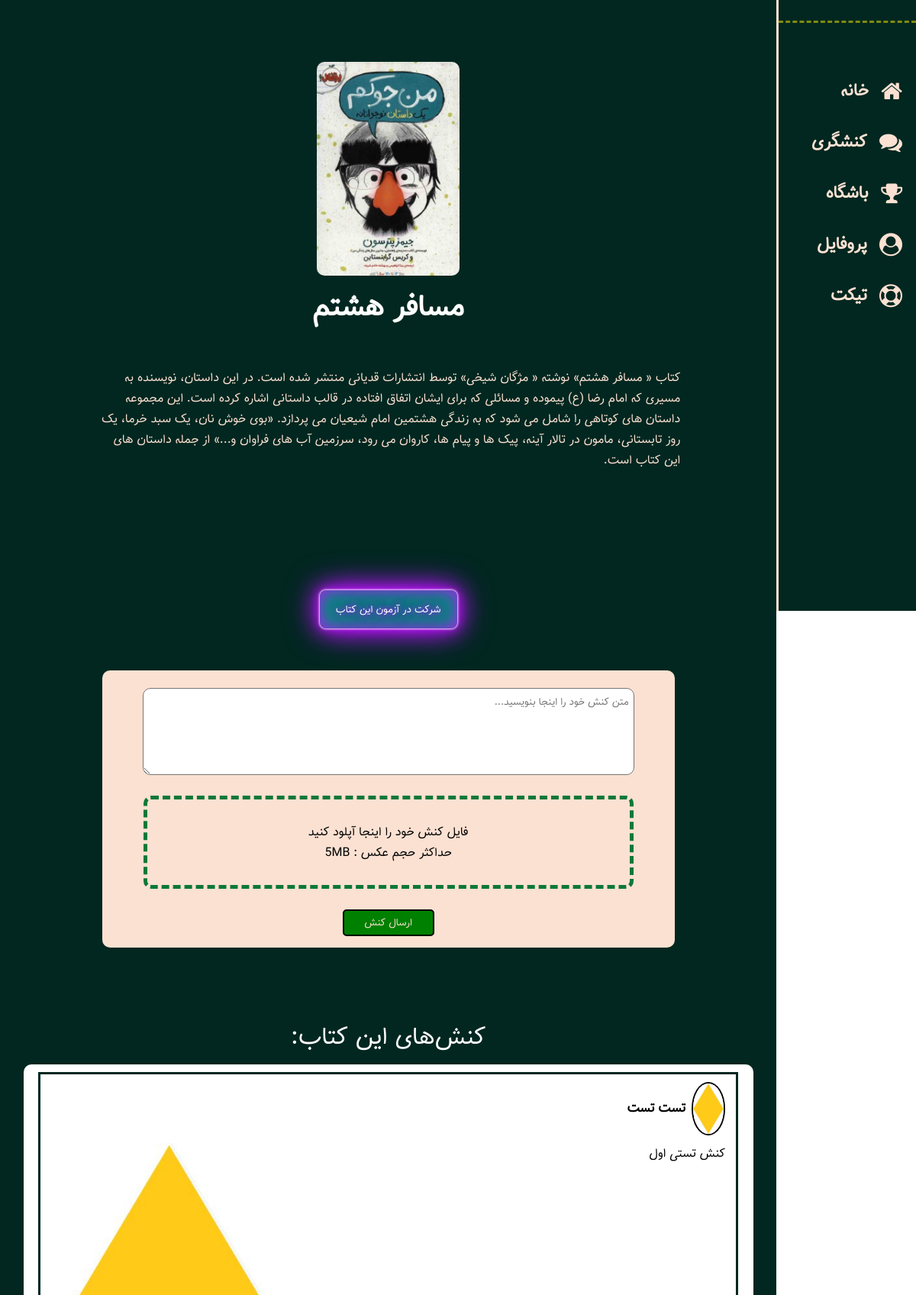
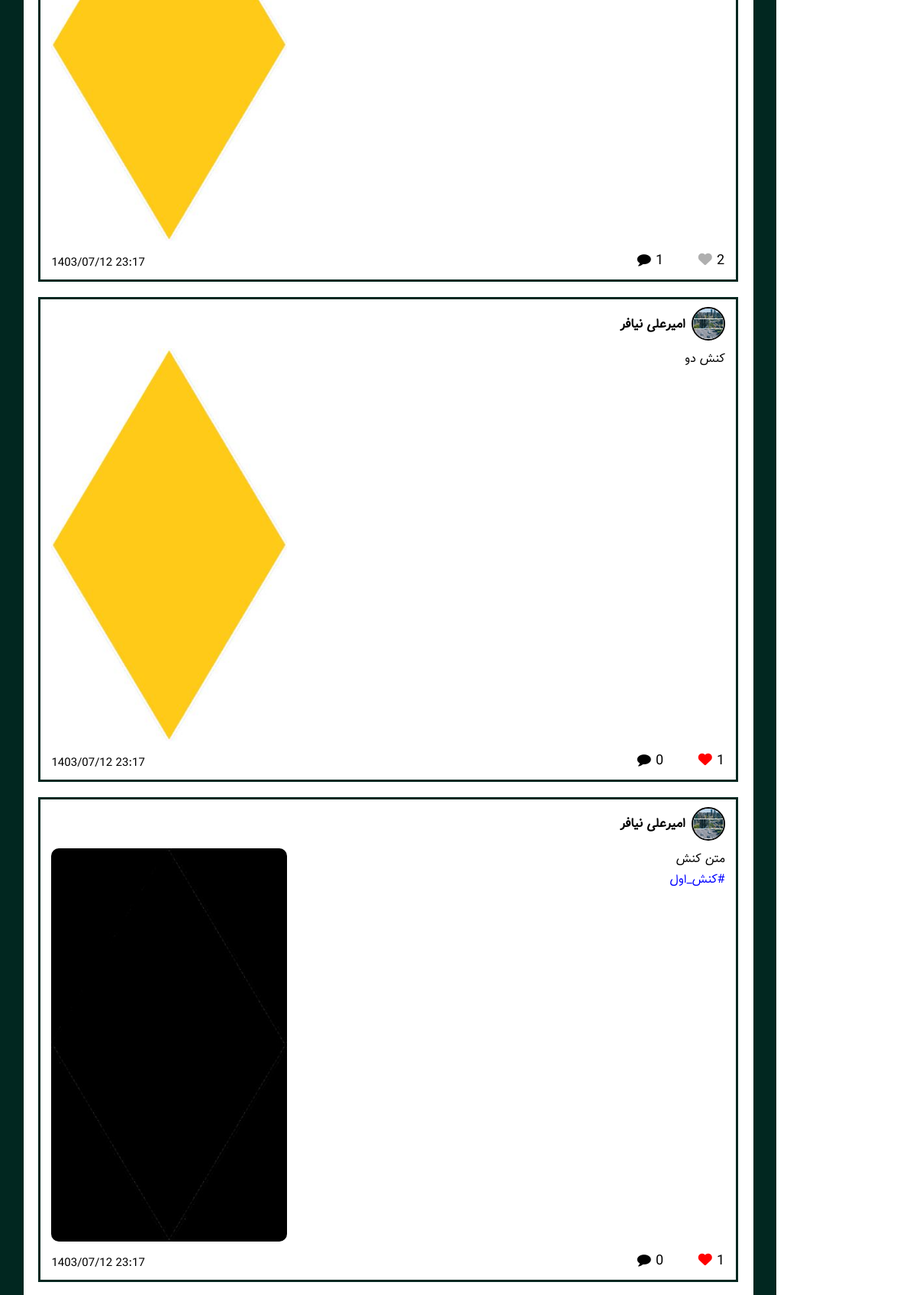
Screenshot of /activism/test (signed in, upper part) with the database file from the repository (2 pictures, top to bottom).
### models/book.py (models this page shows)
class Book(db.Model):
    __tablename__ = "books"
    id = Column(Integer, primary_key=True)
    name = Column(String, nullable=False, index=True)
    about = Column(String, nullable=False, index=True)
    grade = Column(Integer, nullable=False, index=True)
    primalink = Column(String, nullable=False, index=True)
    time = Column(Integer, index=True)
    number = Column(Integer, index=True ,default=0)

### models/interaction.py (models this page shows)
class Interaction(db.Model):
    __tablename__ = "interactions"
    id = Column(Integer, primary_key=True)
    type = Column(String, nullable=False, index=True)
    status = Column(String, nullable=False, index=True, default="review")
    content = Column(String, nullable=False, index=True)
    book_id = Column(Integer, ForeignKey('books.id') ,nullable=False, index=True)
    user_id = Column(Integer, ForeignKey('users.id') ,nullable=False, index=True)
    replay = Column(Integer, nullable=False, index=True, default="0")
    time = Column(String, nullable=False, index=True, default="none")
    book = db.relationship("Book", backref=backref("interactions" , lazy="dynamic"))
    user = db.relationship("User", backref=backref("interactions" , lazy="dynamic"))

### models/user.py (models this page shows)
class User(db.Model, UserMixin):
    __tablename__ = "users"
    id = Column(Integer, primary_key=True)
    name = Column(String, nullable=False, unique=True, index=True)
    username = Column(String, nullable=False, unique=True, index=True)
    password = Column(String, nullable=False, unique=True, index=True)
    code = Column(Integer, nullable=False, unique=True, index=True)
    phone = Column(String, nullable=False, index=True)
    email = Column(String, nullable=False, index=True)
    grade = Column(String, nullable=False, index=True)
    birth = Column(String, nullable=False, index=True)  #1340 - 1397
    gender = Column(String, nullable=False, index=True)
    type = Column(String, nullable=False, index=True)
    invite_code = Column(String, nullable=False, index=True)
    invite_auth = Column(String, nullable=False, index=True)
    msg_code = Column(Integer, index=True)
    province = Column(String, index=True)
    city = Column(String, index=True)
    school_name = Column(String, index=True)
    school_type = Column(String, index=True)
    home_addres = Column(String, index=True)
    recognition = Column(String, index=True)
    final = Column(Integer, default=0, index=True)
    authentication = Column(Integer, default=0, index=True)
    downloads = Column(Integer, default=2, index=True)
    coin = Column(Integer, default=0, index=True)
    point = Column(Integer, default=0, index=True)
    badge = Column(Integer, default=0, index=True)
    like = Column(Integer, default=0, index=True)
    invite = Column(Integer, default=0, index=True)

### blueprints/user.py (the view)
@app.route("/activism/<book_link>", methods=["GET","POST"],  strict_slashes=False)
@login_required
def book_activisms(book_link):
    book = Book.query.filter(Book.primalink==book_link).first_or_404()
    if request.method == "POST":
        replay_id = request.form.get('replay_id' , None)
        if replay_id==None:
            activism = request.form.get('activism' , None)
            file = request.files.get("photo", None)
            c = Interaction(type="activism", content=activism, user_id=current_user.id, book_id=book.id, time=get_time())
            db.session.add(c)
            db.session.commit()
            print(c.id)
            file.save(f"static/activisms/{file.filename}")
            image = Image.open(f"static/activisms/{file.filename}")
            resized_image = image.resize(vol_size)
            resized_image = resized_image.convert("RGB")
            resized_image.save(f"static/activisms/{c.id}.jpg", 'JPEG')
            os.remove(f"static/activisms/{file.filename}")
            tik = Ticket(type="activism_sta", sub_type="review", content=review_activate_text_generator(current_user.name), user_id=current_user.id, time=get_time())
            db.session.add(tik)
            db.session.commit()
            flash("activism_add_success")
            return redirect(request.url)
        else:
            comment = request.form.get('comment' , None)
            c = Interaction(type="replay", content=comment, user_id=current_user.id, book_id=book.id, replay=replay_id, time=get_time())
            db.session.add(c)
            db.session.commit()
            flash("replay_add_success")
            return redirect(request.url)
    else:
        activisms = book.interactions.filter(Interaction.type=="activism", Interaction.status=="confirmed").all()
        replays = book.interactions.filter(Interaction.type=="replay", Interaction.status=="confirmed").all()
        return render_template("user/single-activism.html", book=book, activisms=activisms, replays=replays)

### app.py (called while the page is built)
@login_manager.user_loader
def load_user(user_id):
    return User.query.filter(User.id==user_id).first()

### functions/methods.py (called while the page is built)
def is_liked(user, activism):
    user_like = user.likes.all()
    activism_like = activism.likes.all()
    return any(item in user_like for item in activism_like)

def comments_calculator(activism):
    return len(Interaction.query.filter(Interaction.type=="replay", Interaction.status=="confirmed",  Interaction.replay==activism.id).all())

### templates/user/single-activism.html (shortened to what this page needs)
{% extends "Base.html" %}
{% block head %}
    <link rel="stylesheet" href="https://cdnjs.cloudflare.com/ajax/libs/font-awesome/6.0.0-beta3/css/all.min.css">
    <link rel="stylesheet" href="https://cdnjs.cloudflare.com/ajax/libs/font-awesome/4.7.0/css/font-awesome.min.css">
    <link rel="stylesheet" href="{{ url_for('static', filename='styles/user/single-activism.css') }}">
    {% endblock %}
    {% block body %}
    <div id="continer">
        <div id="side-wrp">
            <div id="logo-wrp">
            </div>
            <a href="{{ url_for('user.home') }}" class="icon-wrp">
                <i class="fa fa-home icon"></i>
                <h2>خانه </h2>
            </a>
            <a href="{{ url_for('user.activism') }}" class="icon-wrp">
                <i class="fa fa-comments icon"></i>
                <h2>کنشگری </h2>
            </a>
            <a href="{{ url_for('user.club') }}" class="icon-wrp">
                <i class="fa fa-trophy icon"></i>
                <h2>باشگاه </h2>
            </a>
            <a href="{{ url_for('user.profile') }}" class="icon-wrp">
                <i class="fa fa-user-circle icon"></i>
                <h2>پروفایل </h2>
            </a>
            <a href="{{ url_for('user.ticket') }}" class="icon-wrp">
                <i class="fa fa-life-saver icon"></i>
                <h2>تیکت </h2>
            </a>
        </div>
        <div id="content-wrp">
            <div id="heading">
                <img id="h-im" src="/static/books/{{book.id}}.jpg" alt="{{book.name}}'s image" height="280">
                <h1>{{book.name}}</h1>
            </div>
            <div id="main">
                <p class="discription">{{book.about}}</p>
                <br><br>
                {% if current_user.grade==book.grade %}
                <br><br class="windows"><br class="windows">
                {% if current_user.authentication==1 and current_user.final==1 %}
                {% if book.number != 0 %}
                <a href="{{ url_for('user.book_quiz', book_link=book.primalink) }}">
                    <button class="req">
                        شرکت در آزمون این کتاب
                    </button>
                </a>
                {% endif %}
                <br><br>
                <form action="#" method="post" id="activism-form" enctype="multipart/form-data">
                    <textarea name="activism" id="activism-inp" form="activism-form" placeholder="متن کنش خود را اینجا بنویسید..."></textarea>
                    <br>
                    <label id="lable_file" for="activism-file">
                        فایل کنش خود را اینجا آپلود کنید
                        <span>
                        حداکثر حجم عکس : 5MB
                        </span>
                    </label>
                    <br>
                    <input type="submit" value="ارسال کنش">
                </form>
                {% else %}
                <a href="{{ url_for('user.completion')+'?next=/activism/'+book.primalink }}">
                    <button class="req">
                    ارسال کنش و شرکت در آزمون
                    </button>
                </a>
                {% endif %}
                <br>
                {% endif %}
                <br class="windows"><br class="windows">
                <span class="acts-title">کنش‌های این کتاب:</span>
                <div class="activisms">
                    {% for a in activisms %}
                    <div class="activism" data-activism-id="{{a.id}}">
                        <div class="act-head">
                            <div class="bio">
                                <img src="/static/users/{{a.user.id}}.jpg"  onerror="this.onerror=null; this.src=`{{ url_for('static', filename='main_img/user.jpg') }}`;" alt="">
                                <h3>{{a.user.name}}</h3>
                            </div>
                        </div>
                        <div class="act-body">
                            <div class="act-content">
                                <span class="sharpable" style="white-space: pre-wrap;">{{a.content}}</span>
                            </div>
                            <img src="/static/activisms/{{a.id}}.jpg" alt="" class="hid">
                        </div>
                        <div class="act-foot">
                            <div class="task-co">
                                <div class="like-co">
                                    <p>{{len(a.likes.all())}}</p>
                                    <i class="fas fa-heart heart {{'liked' if is_liked(current_user,a)}}"></i>
                                </div>
                                <div id="comment-co{{a.id}}" class="comment-co">
                                    <p>{{comments_calculator(a)}}</p>
                                    <i class="fa fa-comment" aria-hidden="true"></i>
                                </div>
                            </div>
                            <div dir="ltr" class="date-co">
                                {{a.time}}
                            </div>
                        </div>
                    </div>
                    {% endfor %}
                </div>
            </div>
        </div>
    </div>
{% endblock %}

### rows the page displays
Book: name "مسافر هشتم", about "کتاب « مسافر هشتم» نوشته « مژگان شیخی» توسط انتشارات قدیانی منتشر شده است. در این داستان، نویسنده به مسیری که امام رضا (ع) پیموده و مسائلی که برای ایشان اتفاق افتاده در قالب داستانی اشاره کرده است. این مجموعه داستان های کوتاهی را شامل می شود که به زندگی هشتمین امام شیعیان می پردازد. «بوی خوش نان، یک سبد خرما، یک روز تابستانی، مامون در تالار آینه، پیک ها و پیام ها، کاروان می رود، سرزمین آب های فراوان و...» از جمله داستان های این کتاب است."
Interaction: shows a picture, user.name "تست تست", content "کنش تستی اول", user "2", id "1", time "1403/07/12 23:17"
Interaction: user.name "امیرعلی نیافر", content "کنش دو", likes "1", replay "0", time "1403/07/12 23:17"
Interaction: user.name "امیرعلی نیافر", content "متن کنش", shows a picture, likes "1", replay "0", time "1403/07/12 23:17"
